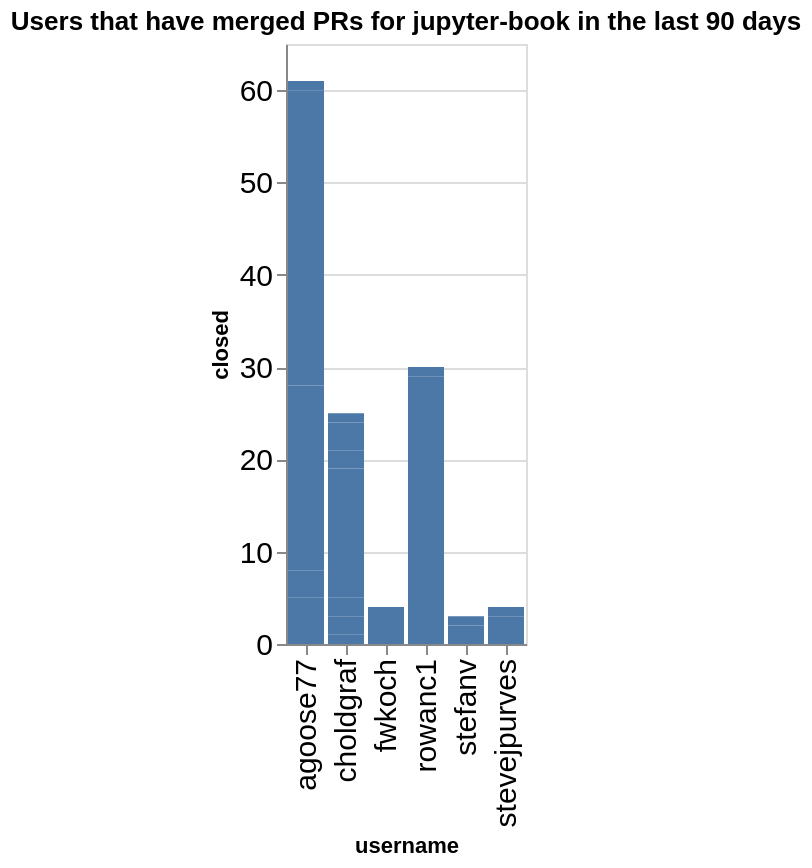

This figure's notebook cell:
### Code cell
charts = []
title = f"Users that have merged PRs for {github_org} in the last {n_days} days"
ch = alt.Chart(data=closed_by_repo.replace(np.nan, 0), title=title).mark_bar().encode(
    x='username',
    y='closed',
)
ch

### Figure 1 — Vega-Lite specification as saved in the notebook (floating-point values rounded to 4 significant figures)
{"config": {"axisLeft": {"labelFontSize": 15}, "axisBottom": {"labelFontSize": 15}}, "data": {"name": "data-87655ae44c558a9258aaf0978348187b"}, "mark": {"type": "bar"}, "encoding": {"x": {"field": "username", "type": "nominal"}, "y": {"field": "closed", "type": "quantitative"}}, "title": "Users that have merged PRs for jupyter-book in the last 90 days", "$schema": "https://vega.github.io/schema/vega-lite/v5.20.1.json", "datasets": {"data-87655ae44c558a9258aaf0978348187b": [{"name": "blog", "username": "agoose77", "closed": 4}, {"name": "example-landing-pages", "username": "agoose77", "closed": 1}, {"name": "example-landing-pages", "username": "choldgraf", "closed": 1}, {"name": "jupyter-book", "username": "agoose77", "closed": 3}, {"name": "jupyter-book", "username": "choldgraf", "closed": 2}, {"name": "myst-spec", "username": "choldgraf", "closed": 1}, {"name": "myst-theme", "username": "agoose77", "closed": 20}, {"name": "myst-theme", "username": "choldgraf", "closed": 1}, {"name": "myst-theme", "username": "rowanc1", "closed": 13}, {"name": "myst-theme", "username": "stefanv", "closed": 2}, {"name": "myst-theme", "username": "stevejpurves", "closed": 3}, {"name": "mystmd", "username": "agoose77", "closed": 28}, {"name": "mystmd", "username": "choldgraf", "closed": 14}, {"name": "mystmd", "username": "fwkoch", "closed": 4}, {"name": "mystmd", "username": "rowanc1", "closed": 16}, {"name": "mystmd", "username": "stefanv", "closed": 1}, {"name": "mystmd", "username": "stevejpurves", "closed": 1}, {"name": "mystmd.org", "username": "agoose77", "closed": 4}, {"name": "mystmd.org", "username": "choldgraf", "closed": 2}, {"name": "mystmd.org", "username": "rowanc1", "closed": 1}, {"name": "team-compass", "username": "agoose77", "closed": 1}, {"name": "team-compass", "username": "choldgraf", "closed": 3}, {"name": "thebe", "username": "choldgraf", "closed": 1}]}}
